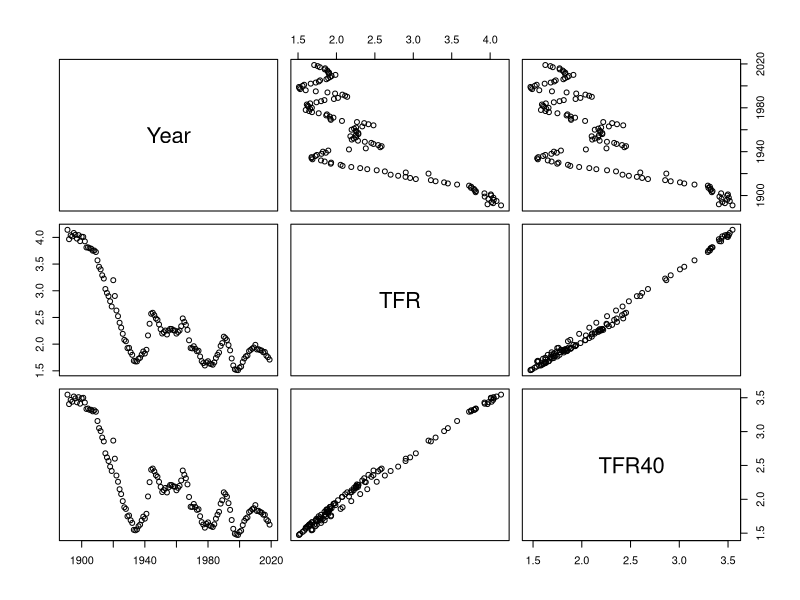
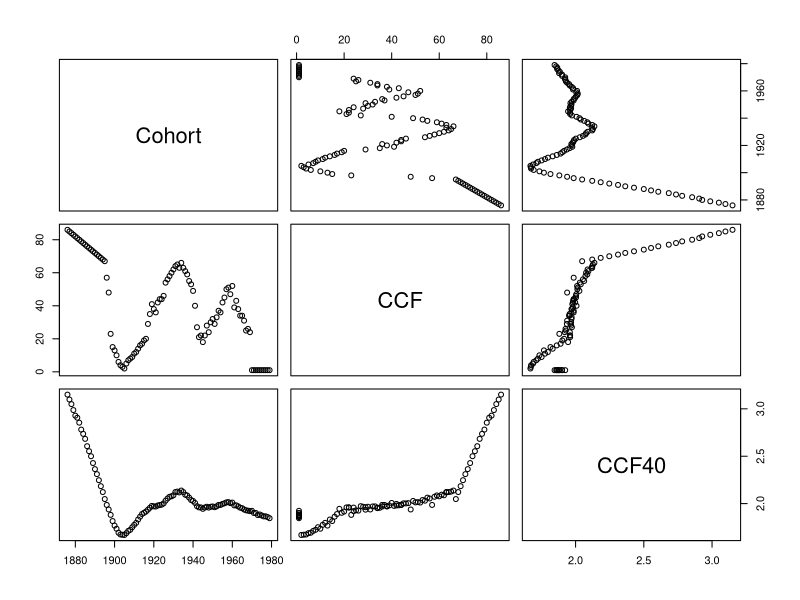
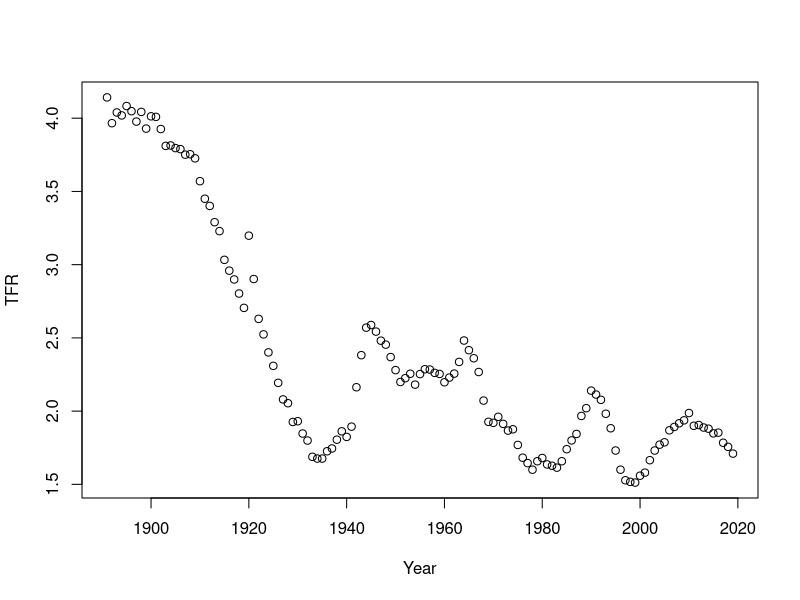
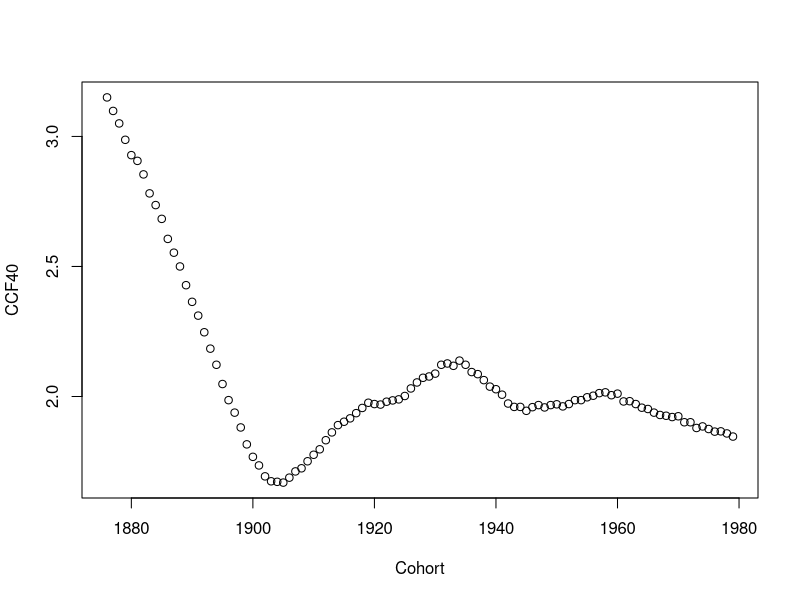
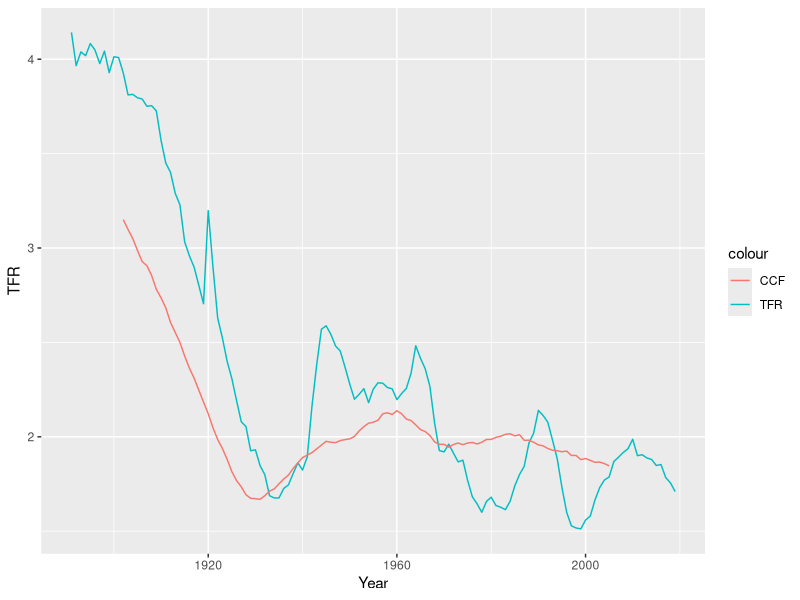

These figures' R source, in order:
tfr <- read.table("tfr.txt", header=TRUE, skip=2, fill=TRUE)

ccf <- read.table("ccf.txt", header=TRUE, skip=2, fill=TRUE)

# Sweden = SWE

tfr_swe <- tfr[tfr$Code == "SWE", c("Year", "TFR", "TFR40")]

ccf_swe <- ccf[ccf$Code == "SWE", c("Cohort", "CCF", "CCF40")]

head(tfr_swe)
head(ccf_swe)

plot(tfr_swe)
plot(ccf_swe)

with(tfr_swe, plot(x=Year, y=TFR))
with(ccf_swe, plot(x=Cohort, y=CCF40))
library(ggplot2)

ggplot()+
  geom_line(data = tfr_swe, mapping=aes(x=Year, y=TFR, col="TFR"))+
  geom_line(data = ccf_swe, mapping=aes(x=Cohort +26, y=CCF40, col="CCF"))
# TODO: How do I modify this further? Lmao. 